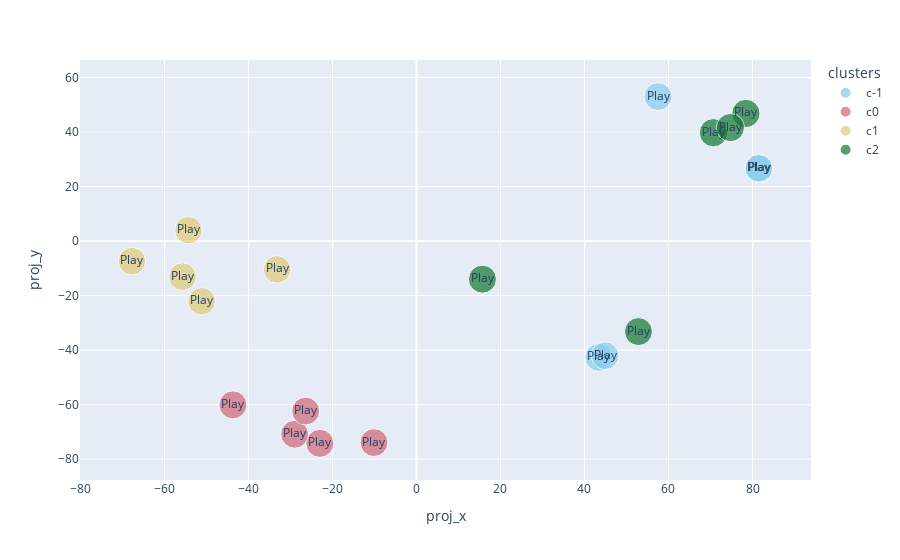

Notebook code for this chart:
### Code cell
import plotly.express as px

px.scatter(
    df_top5,
    x='proj_x',
    y='proj_y',
    hover_data=['hover_text'],
    text=df_top5['external_urls.spotify'].map(lambda x: f'<a href="{x}">Play</a>'),
    size='size',
    color='clusters',
    color_discrete_sequence=px.colors.qualitative.Safe,
)

### Figure 1 — Plotly figure (JSON) as saved in the notebook; plotly's stock layout.template omitted (floating-point values rounded to 4 significant figures)
{"data": [{"customdata": [["Preview Song: <a href=\"https://p.scdn.co/mp3-preview/7388c425022ced92b1caa7f73bcf0cb3080aee47?cid=c90ca02eb2d44c66a80870c64976e12e\">Play</a><br>Full Song: <a href=\"https://open.spotify.com/track/0d28khcov6AiegSCpG5TuT\">Play</a><br>Track: Feel Good Inc.<br>Artist: ['Gorillaz']<br>Album: Demon Days<br>Super Genre 1: rock pop metal<br>"], ["Preview Song: <a href=\"https://p.scdn.co/mp3-preview/e9e8d9fce04ab59c61ed9708d9bee03910d5e205?cid=c90ca02eb2d44c66a80870c64976e12e\">Play</a><br>Full Song: <a href=\"https://open.spotify.com/track/7KA4W4McWYRpgf0fWsJZWB\">Play</a><br>Track: See You Again (feat. Kali Uchis)<br>Artist: ['Tyler, The Creator', 'Kali Uchis']<br>Album: Flower Boy<br>Super Genre 1: rock pop metal<br>"], ["Preview Song: <a href=\"https://p.scdn.co/mp3-preview/20e27bbc6c7dd769fc5245d2ef6da78e2ad99549?cid=c90ca02eb2d44c66a80870c64976e12e\">Play</a><br>Full Song: <a href=\"https://open.spotify.com/track/1RKUoGiLEbcXN4GY4spQDx\">Play</a><br>Track: Clint Eastwood<br>Artist: ['Gorillaz']<br>Album: Gorillaz<br>Super Genre 1: rock pop metal<br>"], ["Preview Song: <a href=\"https://p.scdn.co/mp3-preview/6b0b88bd6d540603becd631f92d32dd0e9cf25cd?cid=c90ca02eb2d44c66a80870c64976e12e\">Play</a><br>Full Song: <a href=\"https://open.spotify.com/track/3sTN90bIP2cJ1783ctHykO\">Play</a><br>Track: Love$ick (feat. A$AP Rocky)<br>Artist: ['Mura Masa', 'A$AP Rocky']<br>Album: Mura Masa<br>Super Genre 1: rock pop metal<br>"], ["Preview Song: <a href=\"https://p.scdn.co/mp3-preview/20e27bbc6c7dd769fc5245d2ef6da78e2ad99549?cid=c90ca02eb2d44c66a80870c64976e12e\">Play</a><br>Full Song: <a href=\"https://open.spotify.com/track/1RKUoGiLEbcXN4GY4spQDx\">Play</a><br>Track: Clint Eastwood<br>Artist: ['Gorillaz']<br>Album: Gorillaz<br>Super Genre 1: rock pop metal<br>"]], "hovertemplate": "clusters=c-1<br>proj_x=%{x}<br>proj_y=%{y}<br>size=%{marker.size}<br>hover_text=%{customdata[0]}<br>text=%{text}<extra></extra>", "legendgroup": "c-1", "marker": {"color": "rgb(136, 204, 238)", "size": [1.914, 1.903, 1.875, 1.875, 1.875], "sizemode": "area", "sizeref": 0.004909, "symbol": "circle"}, "mode": "markers+text", "name": "c-1", "showlegend": true, "text": ["<a href=\"https://open.spotify.com/track/0d28khcov6AiegSCpG5TuT\">Play</a>", "<a href=\"https://open.spotify.com/track/7KA4W4McWYRpgf0fWsJZWB\">Play</a>", "<a href=\"https://open.spotify.com/track/1RKUoGiLEbcXN4GY4spQDx\">Play</a>", "<a href=\"https://open.spotify.com/track/3sTN90bIP2cJ1783ctHykO\">Play</a>", "<a href=\"https://open.spotify.com/track/1RKUoGiLEbcXN4GY4spQDx\">Play</a>"], "type": "scatter", "x": [57.5, 43.41, 81.55, 44.91, 81.5], "xaxis": "x", "y": [53.0, -42.69, 26.93, -42.06, 26.65], "yaxis": "y"}, {"customdata": [["Preview Song: <a href=\"https://p.scdn.co/mp3-preview/95cb9df1b056d759920b5e85ad7f9aff0a390671?cid=c90ca02eb2d44c66a80870c64976e12e\">Play</a><br>Full Song: <a href=\"https://open.spotify.com/track/75JFxkI2RXiU7L9VXzMkle\">Play</a><br>Track: The Scientist<br>Artist: ['Coldplay']<br>Album: A Rush of Blood to the Head<br>Super Genre 1: rock pop metal<br>"], ["Preview Song: <a href=\"https://p.scdn.co/mp3-preview/9bfed2dc805ed4f2e522c9305f182c1536e72eb1?cid=c90ca02eb2d44c66a80870c64976e12e\">Play</a><br>Full Song: <a href=\"https://open.spotify.com/track/2mlGPkAx4kwF8Df0GlScsC\">Play</a><br>Track: Buttercup<br>Artist: ['Jack Stauber']<br>Album: Pop Food<br>Super Genre 1: nan<br>"], ["Preview Song: <a href=\"https://p.scdn.co/mp3-preview/b329081abca56123f894650065adb85b29b372af?cid=c90ca02eb2d44c66a80870c64976e12e\">Play</a><br>Full Song: <a href=\"https://open.spotify.com/track/2fuCquhmrzHpu5xcA1ci9x\">Play</a><br>Track: Under Pressure - Remastered<br>Artist: ['Queen', 'David Bowie']<br>Album: Hot Space (2011 Remaster)<br>Super Genre 1: metal jazz hip indie hop pop<br>"], ["Preview Song: <a href=\"https://p.scdn.co/mp3-preview/a9bc6c86e6d667590cb7e9e73b750f364431f762?cid=c90ca02eb2d44c66a80870c64976e12e\">Play</a><br>Full Song: <a href=\"https://open.spotify.com/track/4xqrdfXkTW4T0RauPLv3WA\">Play</a><br>Track: Heather<br>Artist: ['Conan Gray']<br>Album: Kid Krow<br>Super Genre 1: rock pop metal<br>"], ["Preview Song: <a href=\"https://p.scdn.co/mp3-preview/561e89f54d6e333789baae4fb220713221e18f6c?cid=c90ca02eb2d44c66a80870c64976e12e\">Play</a><br>Full Song: <a href=\"https://open.spotify.com/track/4EpZ4eYuZOwPSSwyqpdHnJ\">Play</a><br>Track: Sunflower<br>Artist: ['Rex Orange County']<br>Album: Sunflower<br>Super Genre 1: rock pop metal<br>"]], "hovertemplate": "clusters=c0<br>proj_x=%{x}<br>proj_y=%{y}<br>size=%{marker.size}<br>hover_text=%{customdata[0]}<br>text=%{text}<extra></extra>", "legendgroup": "c0", "marker": {"color": "rgb(204, 102, 119)", "size": [1.924, 1.914, 1.908, 1.903, 1.903], "sizemode": "area", "sizeref": 0.004909, "symbol": "circle"}, "mode": "markers+text", "name": "c0", "showlegend": true, "text": ["<a href=\"https://open.spotify.com/track/75JFxkI2RXiU7L9VXzMkle\">Play</a>", "<a href=\"https://open.spotify.com/track/2mlGPkAx4kwF8Df0GlScsC\">Play</a>", "<a href=\"https://open.spotify.com/track/2fuCquhmrzHpu5xcA1ci9x\">Play</a>", "<a href=\"https://open.spotify.com/track/4xqrdfXkTW4T0RauPLv3WA\">Play</a>", "<a href=\"https://open.spotify.com/track/4EpZ4eYuZOwPSSwyqpdHnJ\">Play</a>"], "type": "scatter", "x": [-22.99, -43.69, -10.11, -28.99, -26.37], "xaxis": "x", "y": [-74.21, -60.09, -73.93, -70.89, -62.37], "yaxis": "y"}, {"customdata": [["Preview Song: <a href=\"https://p.scdn.co/mp3-preview/cd7991e7076d0410677032dd9093a9cd712b69fd?cid=c90ca02eb2d44c66a80870c64976e12e\">Play</a><br>Full Song: <a href=\"https://open.spotify.com/track/0q6LuUqGLUiCPP1cbdwFs3\">Play</a><br>Track: On Melancholy Hill<br>Artist: ['Gorillaz']<br>Album: Plastic Beach<br>Super Genre 1: rock pop metal<br>"], ["Preview Song: <a href=\"https://p.scdn.co/mp3-preview/18a4b498250ed137d44823f2d49170be32336433?cid=c90ca02eb2d44c66a80870c64976e12e\">Play</a><br>Full Song: <a href=\"https://open.spotify.com/track/2JO3HwMRPeya8bXbtbyPcf\">Play</a><br>Track: Love Will Tear Us Apart<br>Artist: ['Joy Division']<br>Album: The Best Of<br>Super Genre 1: indie jazz<br>"], ["Preview Song: <a href=\"https://p.scdn.co/mp3-preview/eb463247243646de10aa4d9b3f2c0c8b836c1dc8?cid=c90ca02eb2d44c66a80870c64976e12e\">Play</a><br>Full Song: <a href=\"https://open.spotify.com/track/6ZFbXIJkuI1dVNWvzJzown\">Play</a><br>Track: Time<br>Artist: ['Hans Zimmer']<br>Album: Inception (Music From The Motion Picture)<br>Super Genre 1: rock pop metal<br>"], ["Preview Song: <a href=\"https://p.scdn.co/mp3-preview/7378227189ebb06cc3bf9fdc99bfc6490843de9d?cid=c90ca02eb2d44c66a80870c64976e12e\">Play</a><br>Full Song: <a href=\"https://open.spotify.com/track/7723JnKU2R15Iv4T7OJrly\">Play</a><br>Track: Funky Town<br>Artist: ['Lipps Inc.']<br>Album: Paradas Continuas<br>Super Genre 1: rock pop metal<br>"], ["Preview Song: <a href=\"https://p.scdn.co/mp3-preview/e6e5797e7a30ed99a06873717bd5856c60e369ad?cid=c90ca02eb2d44c66a80870c64976e12e\">Play</a><br>Full Song: <a href=\"https://open.spotify.com/track/6GtX0jaNL8IjVQfrDBx81z\">Play</a><br>Track: Bullet With Butterfly Wings - Remastered 2012<br>Artist: ['The Smashing Pumpkins']<br>Album: Mellon Collie And The Infinite Sadness (Deluxe Edition)<br>Super Genre 1: rock pop metal<br>"]], "hovertemplate": "clusters=c1<br>proj_x=%{x}<br>proj_y=%{y}<br>size=%{marker.size}<br>hover_text=%{customdata[0]}<br>text=%{text}<extra></extra>", "legendgroup": "c1", "marker": {"color": "rgb(221, 204, 119)", "size": [1.886, 1.863, 1.857, 1.857, 1.857], "sizemode": "area", "sizeref": 0.004909, "symbol": "circle"}, "mode": "markers+text", "name": "c1", "showlegend": true, "text": ["<a href=\"https://open.spotify.com/track/0q6LuUqGLUiCPP1cbdwFs3\">Play</a>", "<a href=\"https://open.spotify.com/track/2JO3HwMRPeya8bXbtbyPcf\">Play</a>", "<a href=\"https://open.spotify.com/track/6ZFbXIJkuI1dVNWvzJzown\">Play</a>", "<a href=\"https://open.spotify.com/track/7723JnKU2R15Iv4T7OJrly\">Play</a>", "<a href=\"https://open.spotify.com/track/6GtX0jaNL8IjVQfrDBx81z\">Play</a>"], "type": "scatter", "x": [-55.69, -33.17, -54.29, -67.74, -51.13], "xaxis": "x", "y": [-13.07, -10.4, 3.991, -7.369, -22.1], "yaxis": "y"}, {"customdata": [["Preview Song: <a href=\"https://p.scdn.co/mp3-preview/1c3c01c64477b356e28a652b6447f4ef96689a71?cid=c90ca02eb2d44c66a80870c64976e12e\">Play</a><br>Full Song: <a href=\"https://open.spotify.com/track/2xLMifQCjDGFmkHkpNLD9h\">Play</a><br>Track: SICKO MODE<br>Artist: ['Travis Scott']<br>Album: ASTROWORLD<br>Super Genre 1: rock pop metal<br>"], ["Preview Song: <a href=\"https://p.scdn.co/mp3-preview/11fadb5f777b56f8800d67365bc0b50bfe0d827a?cid=c90ca02eb2d44c66a80870c64976e12e\">Play</a><br>Full Song: <a href=\"https://open.spotify.com/track/2Fxmhks0bxGSBdJ92vM42m\">Play</a><br>Track: bad guy<br>Artist: ['Billie Eilish']<br>Album: WHEN WE ALL FALL ASLEEP, WHERE DO WE GO?<br>Super Genre 1: rock pop metal<br>"], ["Preview Song: <a href=\"https://p.scdn.co/mp3-preview/f2163fa560d312d29a7cc37c0b71fb439960514d?cid=c90ca02eb2d44c66a80870c64976e12e\">Play</a><br>Full Song: <a href=\"https://open.spotify.com/track/7FIWs0pqAYbP91WWM0vlTQ\">Play</a><br>Track: Godzilla (feat. Juice WRLD)<br>Artist: ['Eminem', 'Juice WRLD']<br>Album: Music To Be Murdered By<br>Super Genre 1: indie pop<br>"], ["Preview Song: <a href=\"https://p.scdn.co/mp3-preview/529af81043b7b86ae5f9709f590d52a6f7dd7fb5?cid=c90ca02eb2d44c66a80870c64976e12e\">Play</a><br>Full Song: <a href=\"https://open.spotify.com/track/6K4t31amVTZDgR3sKmwUJJ\">Play</a><br>Track: The Less I Know The Better<br>Artist: ['Tame Impala']<br>Album: Currents<br>Super Genre 1: rock pop metal<br>"], ["Preview Song: <a href=\"https://p.scdn.co/mp3-preview/6ce8bcf317e8c562f348ea22c846846b5b70e8d9?cid=c90ca02eb2d44c66a80870c64976e12e\">Play</a><br>Full Song: <a href=\"https://open.spotify.com/track/60a0Rd6pjrkxjPbaKzXjfq\">Play</a><br>Track: In the End<br>Artist: ['Linkin Park']<br>Album: Hybrid Theory (Bonus Edition)<br>Super Genre 1: rock pop metal<br>"]], "hovertemplate": "clusters=c2<br>proj_x=%{x}<br>proj_y=%{y}<br>size=%{marker.size}<br>hover_text=%{customdata[0]}<br>text=%{text}<extra></extra>", "legendgroup": "c2", "marker": {"color": "rgb(17, 119, 51)", "size": [1.964, 1.959, 1.954, 1.934, 1.924], "sizemode": "area", "sizeref": 0.004909, "symbol": "circle"}, "mode": "markers+text", "name": "c2", "showlegend": true, "text": ["<a href=\"https://open.spotify.com/track/2xLMifQCjDGFmkHkpNLD9h\">Play</a>", "<a href=\"https://open.spotify.com/track/2Fxmhks0bxGSBdJ92vM42m\">Play</a>", "<a href=\"https://open.spotify.com/track/7FIWs0pqAYbP91WWM0vlTQ\">Play</a>", "<a href=\"https://open.spotify.com/track/6K4t31amVTZDgR3sKmwUJJ\">Play</a>", "<a href=\"https://open.spotify.com/track/60a0Rd6pjrkxjPbaKzXjfq\">Play</a>"], "type": "scatter", "x": [70.68, 78.43, 74.74, 15.71, 52.85], "xaxis": "x", "y": [39.76, 46.82, 41.63, -13.98, -33.21], "yaxis": "y"}], "layout": {"legend": {"itemsizing": "constant", "title": {"text": "clusters"}, "tracegroupgap": 0}, "margin": {"t": 60}, "xaxis": {"anchor": "y", "domain": [0, 1], "title": {"text": "proj_x"}}, "yaxis": {"anchor": "x", "domain": [0, 1], "title": {"text": "proj_y"}}}}
